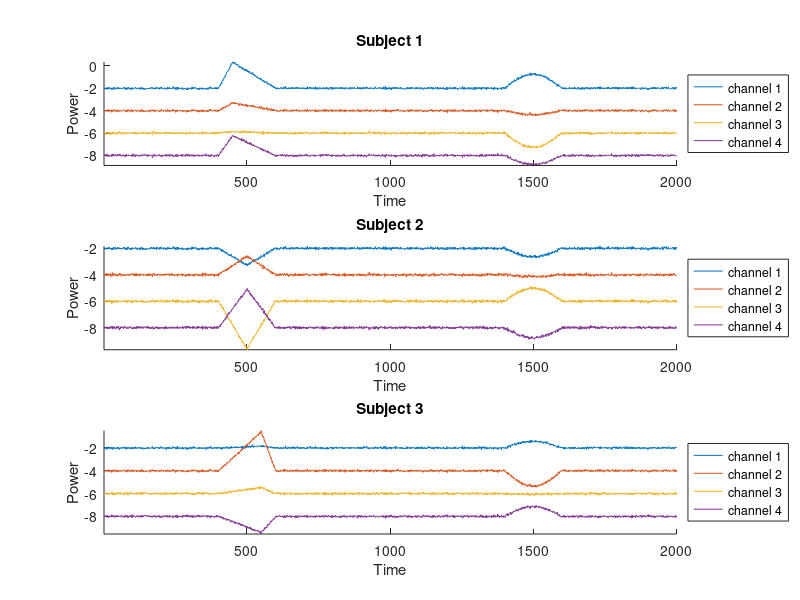

This figure's MATLAB source: (Note: this script raises an error after producing the figure.)
% This is an illustration of how ISCCA works.
%
% In this illustration,a 4-channel recording was simulated for 3 subjects. Each recording 
% is a mixture of an early response,a late response, and white noise. 
%
% The late response has the same waveform across subjects and is captured by the first ISCCA
% component. The waveform of the early response slightly varies across subjects and is captured 
% by the second ISCCA component. The noise signal is captured by the 3rd and the 4th ISCCA 
% components. The early response is simulated by a sawtooth signal. Its phase is identical within
% each subject across channels but varies across subjects. Both the early and the late responses 
% have random polarity and amplitude in each channel.

% In this illustration, since the data have only 4 channels, the DSS dimension reduction step is
% omitted and the mCCA is applied to the 4-channel data directly.

clear;clc;close all;
% load simulated neural signals X, which is (time x channel x subject)
% and is generated by simulate_neural_signals.m
load neural_signals
nsubj = 3; % 3 subjects
nch = 4; % 4 channels

% plot the simulated neural signal waveforms
figure(1);
for subj =1:nsubj
    subplot(nsubj,1,subj);hold on
    for channel=1:nch
      % display each channel with an offset
      plot(squeeze(X(channel,:,subj))'-2*channel);
    end
    axis tight;
%     ylim([-1 7]);
    title(['Subject ' num2str(subj)]);
    xlabel('Time');
    ylabel('Power');
    legend('channel 1','channel 2','channel 3','channel 4','Location','eastoutside');
end

% The ISCCA spatial filter is calculated and applyed to the simulated data
isc_count = 4; % retain 4 ISCCA components
W=msetcca0(X,isc_count);  % derive ISCCA matrix
for plotindex=1:isc_count % apply ISCCA to the data
    W0=real(W(:,plotindex,:));
    for subj=1:size(X,3)
        TX(:,subj)=X(:,:,subj)'*W0(:,:,subj);
    end
    % ISC_data contains the ISCCA component (time x subject x component)
    ISC_data(:,:,plotindex) = TX; 
end

% plot ISCCA components
figure(2);
for subj =1:nsubj
    subplot(nsubj,1,subj);hold on
    for channel=1:nch
      plot(zscore(squeeze(ISC_data(:,subj,channel))')+channel-10*channel);
    end
    axis tight;
    title(['subject ' num2str(subj)]);
    xlabel('Time');
    ylabel('Power');
    legend('component 1','component 2','component 3','component 4','Location','eastoutside');
end

